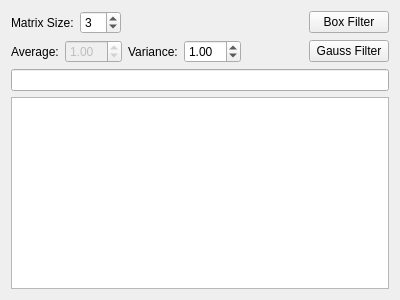
<?xml version="1.0" encoding="UTF-8"?>
<ui version="4.0">
 <class>BoxGauss</class>
 <widget class="QWidget" name="BoxGauss">
  <property name="geometry">
   <rect>
    <x>0</x>
    <y>0</y>
    <width>400</width>
    <height>300</height>
   </rect>
  </property>
  <property name="windowTitle">
   <string>Form</string>
  </property>
  <layout class="QVBoxLayout" name="verticalLayout_2">
   <item>
    <layout class="QHBoxLayout" name="horizontalLayout_3">
     <item>
      <widget class="QLabel" name="label">
       <property name="text">
        <string>Matrix Size:</string>
       </property>
      </widget>
     </item>
     <item>
      <widget class="QSpinBox" name="spinBox">
       <property name="singleStep">
        <number>1</number>
       </property>
       <property name="value">
        <number>3</number>
       </property>
      </widget>
     </item>
     <item>
      <spacer name="horizontalSpacer">
       <property name="orientation">
        <enum>Qt::Horizontal</enum>
       </property>
       <property name="sizeHint" stdset="0">
        <size>
         <width>40</width>
         <height>20</height>
        </size>
       </property>
      </spacer>
     </item>
     <item>
      <widget class="QPushButton" name="pushButton">
       <property name="text">
        <string>Box Filter</string>
       </property>
      </widget>
     </item>
    </layout>
   </item>
   <item>
    <layout class="QHBoxLayout" name="horizontalLayout_4">
     <item>
      <widget class="QLabel" name="label_2">
       <property name="text">
        <string>Average:</string>
       </property>
      </widget>
     </item>
     <item>
      <widget class="QDoubleSpinBox" name="doubleSpinBox">
       <property name="enabled">
        <bool>false</bool>
       </property>
       <property name="readOnly">
        <bool>false</bool>
       </property>
       <property name="value">
        <double>1.000000000000000</double>
       </property>
      </widget>
     </item>
     <item>
      <widget class="QLabel" name="label_3">
       <property name="text">
        <string>Variance:</string>
       </property>
      </widget>
     </item>
     <item>
      <widget class="QDoubleSpinBox" name="doubleSpinBox_2">
       <property name="readOnly">
        <bool>false</bool>
       </property>
       <property name="value">
        <double>1.000000000000000</double>
       </property>
      </widget>
     </item>
     <item>
      <spacer name="horizontalSpacer_2">
       <property name="orientation">
        <enum>Qt::Horizontal</enum>
       </property>
       <property name="sizeHint" stdset="0">
        <size>
         <width>40</width>
         <height>20</height>
        </size>
       </property>
      </spacer>
     </item>
     <item>
      <widget class="QPushButton" name="pushButton_3">
       <property name="text">
        <string>Gauss Filter</string>
       </property>
      </widget>
     </item>
    </layout>
   </item>
   <item>
    <widget class="QLineEdit" name="lineEdit">
     <property name="readOnly">
      <bool>true</bool>
     </property>
    </widget>
   </item>
   <item>
    <widget class="QPlainTextEdit" name="plainTextEdit">
     <property name="enabled">
      <bool>true</bool>
     </property>
     <property name="readOnly">
      <bool>true</bool>
     </property>
     <property name="backgroundVisible">
      <bool>false</bool>
     </property>
    </widget>
   </item>
  </layout>
 </widget>
 <resources/>
 <connections/>
</ui>
